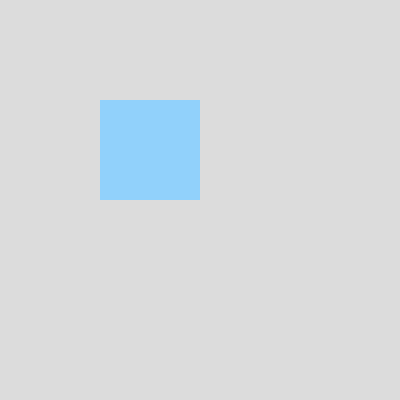
Frame 1 (no input)
Frame 60 (no input): identical to frame 1, image omitted
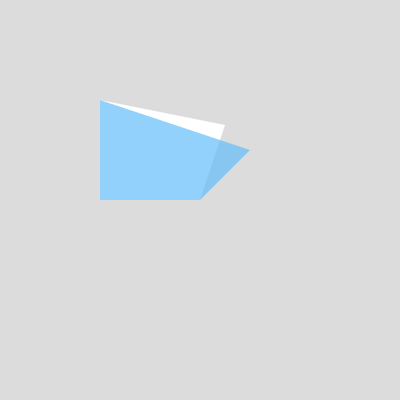
Frame 120 (the mouse pressed at the canvas centre since frame 60)

The p5.js sketch that drew these frames (run headless with seeded random() and noise() and a simulated clock; from frame 60 on, the mouse is pressed at the canvas centre):

// p5.js sketch
// ── sketch.js
function setup() {
  createCanvas(400, 400);
  rectMode(CORNERS)
}

function draw() {
  background(220);
  let c = map(mouseX,0,width,0,50)
  let cy = map(mouseY,0,height,0,50)
  noStroke()
  fill(255)
   // rect(10,10,100,100+mouseY)
  quad(100,100,200+c,100+cy,200,200,100,200)
  fill(100,190,250,180)
  quad(100,100,200+c*2,100+cy*2,200,200,100,200)
  
}
